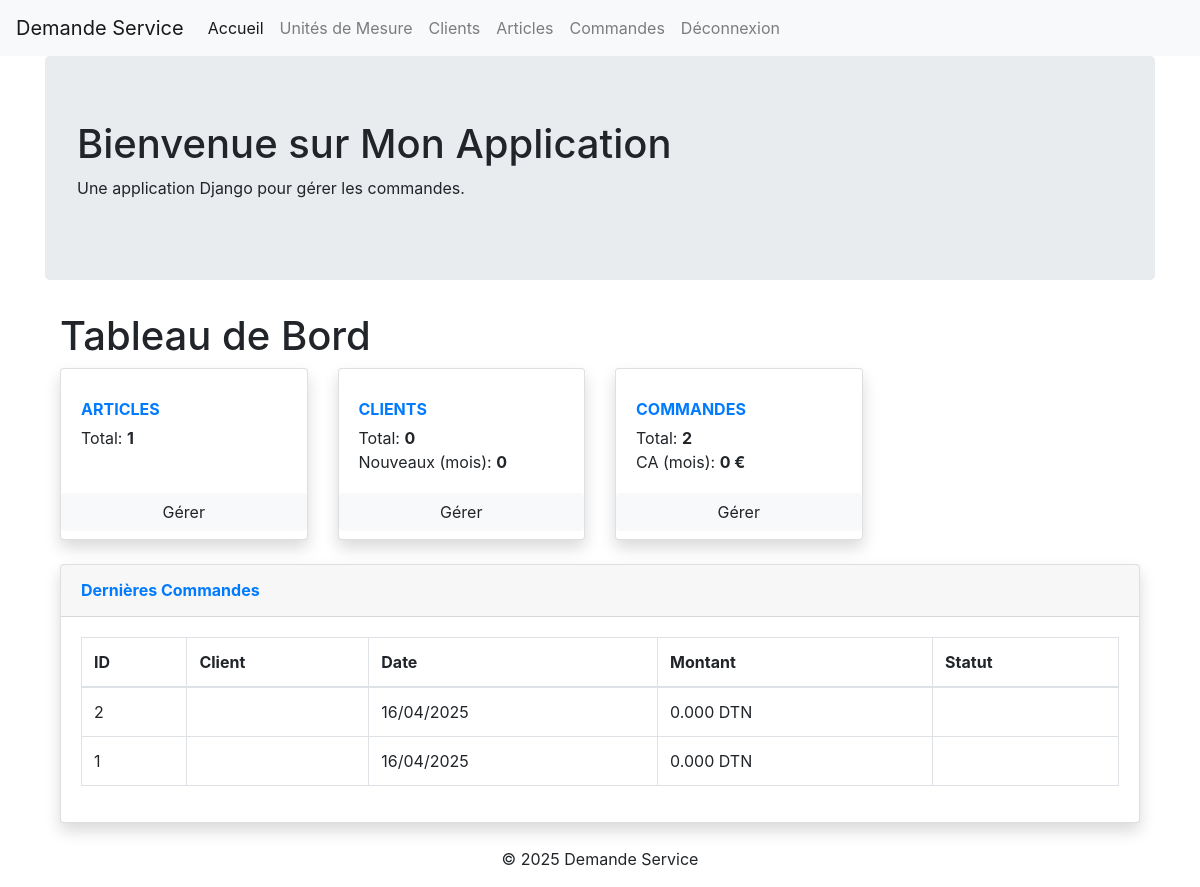
Screenshot of / (signed in) with the database file from the repository.
### commandes/models.py (models this page shows, shortened)
class Commande(models.Model):
    client = models.ForeignKey(User, on_delete=models.CASCADE)
    article = models.ForeignKey(Article, on_delete=models.CASCADE)
    date_prise_en_charge = models.DateTimeField(default=timezone.now, null=True, blank=True) # Date de prise en charge de la commande
    date_retour_prevue = models.DateTimeField(null=True, blank=True) # Date de retour prévue de la commande
    prix = models.DecimalField(max_digits=10, decimal_places=2, null=True, blank=True) # Prix de l'article
    statut_paiement = models.CharField(max_length=20, null=True, blank=True)
    date_commande = models.DateTimeField(default=timezone.now, null=True, blank=True) # Date de la commande
    montant = models.DecimalField(max_digits=10, decimal_places=3, default=0, null=True, blank=True) # Montant total de la commande
    confirme = models.BooleanField(default=False) # confirmation de la commande
    date_confirmation = models.DateTimeField(null=True, blank=True) # Date de confirmation de la commande

### dashboard/views.py (the view)
# urls.py: path('', views.dashboard, name='accueil'),
def dashboard(request):
    total_articles = Article.objects.count()
    total_clients = Client.objects.count()
    new_clients = Client.objects.filter(date_creation__month=timezone.now().month).count()
    total_commandes = Commande.objects.count()
    commandes_month = Commande.objects.filter(
        date_commande__month=timezone.now().month
    ).aggregate(
        total=Sum('montant'),
        count=Count('id')
    )
    context = {
        'applications': [
            {
                'name': 'articles',
                'url': 'articles:article_list',
                'icon': 'box',
                'stats': {
                    'Total': total_articles,
                }
            },
            {
                'name': 'clients',
                'url': 'clients:client_list',
                'icon': 'users',
                'stats': {
                    'Total': total_clients,
                    'Nouveaux (mois)': new_clients
                }
            },
            {
                'name': 'commandes',
                'url': 'commandes:commande_list',
                'icon': 'shopping-cart',
                'stats': {
                    'Total': total_commandes,
                    'CA (mois)': f"{commandes_month['total'] or 0} €"
                }
            }
        ],
        'commandes_recentes': Commande.objects.all().order_by('-date_commande')[:5]
    }
    return render(request, 'dashboard/dashboard.html', context)

### dashboard/templates/dashboard/dashboard.html (shortened to what this page needs)
{% extends 'base.html' %}
{% load static %}
{% block content %}
<div class="container-fluid">
    <h1 class="mt-4">Tableau de Bord</h1>
    {% if user.is_authenticated %}
        {% if user.is_superuser %}
            <div class="row">
                {% for app in applications %}
                <div class="col-xl-3 col-md-6 mb-4">
                    <div class="card border-left-primary shadow h-100 py-2">
                        <div class="card-body">
                            <div class="row no-gutters align-items-center">
                                <div class="col mr-2">
                                    <div class="text-xs font-weight-bold text-primary text-uppercase mb-1">
                                        {{ app.name }}
                                    </div>
                                    <div class="h5 mb-0 font-weight-bold text-gray-800">
                                        {% for stat, value in app.stats.items %}
                                            <small>{{ stat }}: <strong>{{ value }}</strong></small><br>
                                        {% endfor %}
                                    </div>
                                </div>
                            </div>
                        </div>
                        <a href="{% url app.url %}" class="btn btn-light btn-block">Gérer</a>
                    </div>
                </div>
                {% endfor %}
            </div>
            <div class="card shadow mb-4">
                <div class="card-header py-3">
                    <h6 class="m-0 font-weight-bold text-primary">Dernières Commandes</h6>
                </div>
                <div class="card-body">
                    <div class="table-responsive">
                        <table class="table table-bordered">
                            <thead>
                                <tr>
                                    <th>ID</th>
                                    <th>Client</th>
                                    <th>Date</th>
                                    <th>Montant</th>
                                    <th>Statut</th>
                                </tr>
                            </thead>
                            <tbody>
                                {% for cmd in commandes_recentes %}
                                <tr>
                                    <td>{{ cmd.id }}</td>
                                    <td>{{ cmd.client.nom }}</td>
                                    <td>{{ cmd.date_commande|date:"d/m/Y" }}</td>
                                    <td>{{ cmd.montant }} DTN</td>
                                    <td>
                                        <span class="badge badge-{{ cmd.get_statut_display|lower }}">
                                        </span>
                                    </td>
                                </tr>
                                {% endfor %}
                            </tbody>
                        </table>
                    </div>
                </div>
            </div>
        {% else %}
            <h1>Bienvenue, {{ user.username }}</h1>
            <p>Voici votre tableau de bord personnalisé.</p>
        {% endif %}
    {% else %}
        <h1>Publicité</h1>
        <p>Découvrez nos offres exceptionnelles !</p>
    {% endif %}
</div>
{% endblock %}

### rows the page displays
Commande: id "2", date_commande "16/04/2025", montant "0.000"
Commande: id "1", date_commande "16/04/2025", montant "0.000"

### other values shown
{{ app.name }} "ARTICLES" "CLIENTS" "COMMANDES"
{{ stat }} "Total" "Total" "Nouveaux (mois)" "Total" "CA (mois)"
{{ value }} "1" "0" "0" "2" "0 €"
